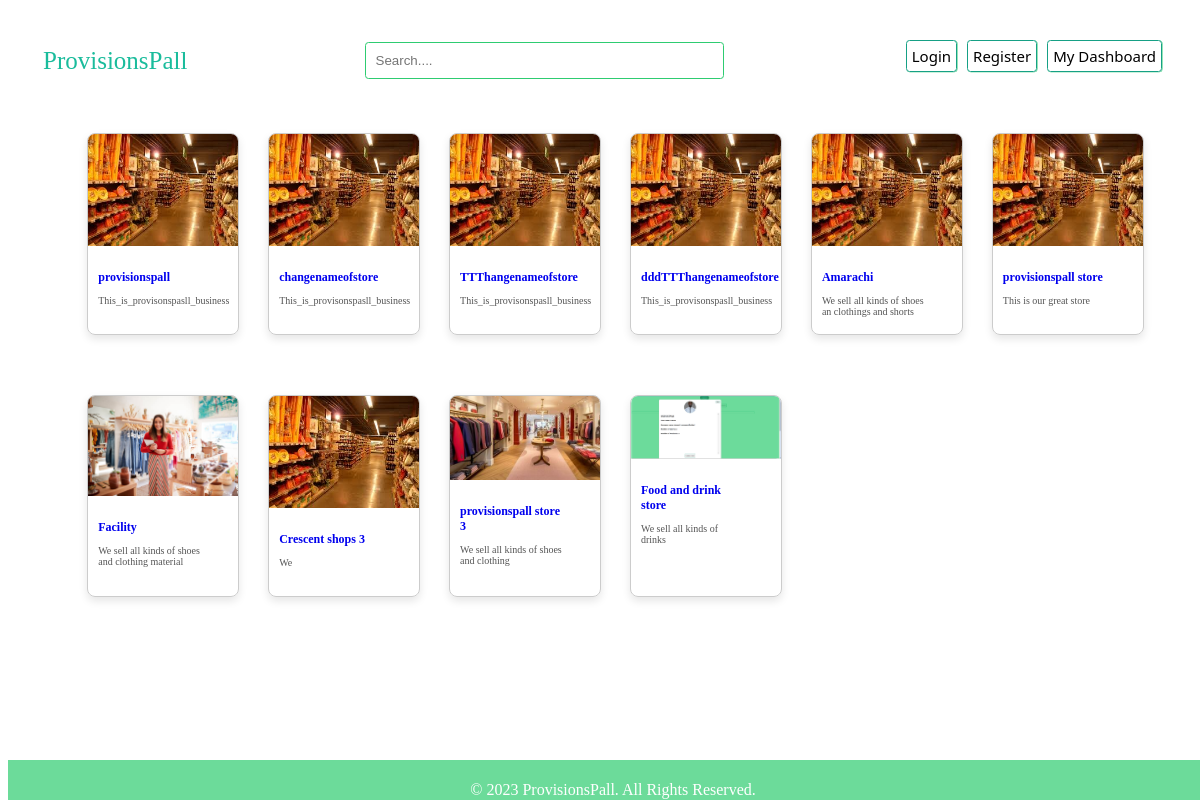
/market, run on an earlier commit of the app's database.
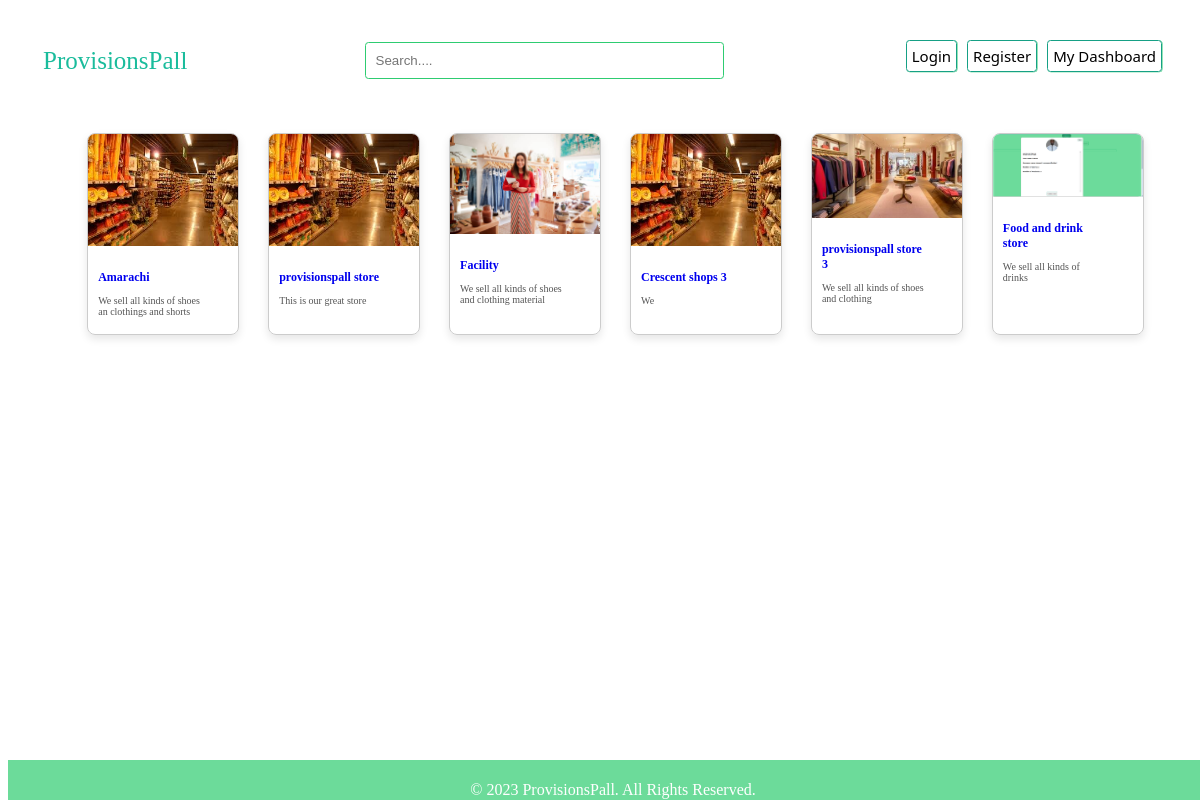
And on a later commit of the database.
### models/model.py (models this page shows, shortened)
class Store(db.Model):
    id = db.Column(db.Integer, primary_key=True)
    name = db.Column(db.String(50), unique=True, nullable=False)
    description = db.Column(db.Text, nullable=False)
    image = db.Column(db.String(150), nullable=True, default='img14')
    date_created = db.Column(db.DateTime, nullable=False,
                             default=datetime.utcnow)
    user_id = db.Column(db.Integer, db.ForeignKey('user.id'), nullable=False)
    addresses = db.relationship('Store_Address', backref='store', lazy=True, cascade='all, delete-orphan')
    products = db.relationship('Product', backref='store', lazy=True, cascade='all, delete-orphan')

### provisionspall_web/app.py (the view)
@app.route('/market', strict_slashes=False)
def market():
    store = db.session.query(Store).all()
    if not store:
        return "<h1>error getting page</h1>"
    user_id = session.get('user_id')
    if user_id:
        logged = True
    else:
        logged = False
    return render_template('marketplace.html',
                           stores=store,
                           cache_id=uuid.uuid4(),
                           logged=logged)

### provisionspall_web/templates/marketplace.html (shortened to what this page needs)
<!DOCTYPE html>
<html lang="en">
  <head>
    <link rel="stylesheet" type="text/css"
      href="../static/styles/dashboard-mobile.css?{{ cache_id }}">
    <link rel="stylesheet" type="text/css"
      href="../static/styles/dashboard.css?{{ cache_id }}">
    <link rel="stylesheet" type="text/css"
      href="../static/styles/marketplace.css?{{ cache_id }}">
  </head>
  <body>
    <section class="container">
      <a href="/market" class="login-link2">ProvisionsPall</a>
      <input type="text" id="searchBar" name="search_text" class="search_text"
        placeholder="Search...." value>
      {% if not logged %}
      <a href="/login" class="login-link style_button style_input bigDevice">Login</a>
      <a href="/register" class="login-link style_button style_input bigDevice">Register</a>
      {% endif %}
      <a href="/dashboard" class="login-link style_button style_input bigDevice">My
        Dashboard</a>
    </section>
    <div class="image-grid" data-cache="{{ cache_id }}">
      {% for store in stores %}
      <a href='/market/store/{{ store.id }}?{{ cache_id }}' class="card"
        data-id="{{ store.id }}">
        <img
          src="{{ url_for('static', filename='uploads/' + store.image) }}"
          alt="Store Image">
        <div class="card-content">
          <h2 class="card-title">{{ store.name }}</h2>
          <p class="card-description">{{ store.description }}</p>
        </div>
      </a>
      {% endfor %}
    </div>
    <div class="footer">
      <p>&copy; 2023 ProvisionsPall. All Rights Reserved.</p>
    </div>
  </body>
</html>

### provisionspall_web/static/styles/dashboard-mobile.css (style rules this page uses)
:root { --primary-color: #1abc9c; --secondary-color: #16a085; --accent-color: #2ecc71; }
.bigDevice { display: none; }
@media screen and (min-width: 500px) { .bigDevice { display: inline-flex; } }
.style_input { margin-bottom: 10px; margin-left: 10px; max-width: 400px; max-height: 150px; border-radius: 3.5px; border: 1px var(--accent-color) solid; padding: 5px; }
.login-link { text-decoration: none; color: inherit; }
.login-link2 { text-decoration: none; font-size: 15px; color: var(--primary-color); padding: 5px; }
.style_button { border-radius: 3.5px; border: 1px var(--secondary-color) solid; box-shadow: 0.5px 0.3px 0.1px var(--accent-color); }
.user_container button, .login-link, .submit_button, #close, #close2, #submit_store, #store { max-height: 30px; min-width: 20px; font-size: 10px; font-family: system-ui, -apple-system, BlinkMacSystemFont, 'Segoe UI', Roboto, Oxygen, Ubuntu, Cantarell, 'Open Sans', 'Helvetica Neue', sans-serif; font-weight: 15px; }

### provisionspall_web/static/styles/dashboard.css (style rules this page uses)
@media screen and (min-width: 1024px) { .login-link2 { font-size: 25px; } }
@media screen and (min-width: 1024px) { .user_container button, #store, .login-link, .submit_button, #close, #close2, #submit_store { max-height: 30px; min-height: 20px; min-width: 30px; font-size: 15px; font-weight: 20px; } }

### provisionspall_web/static/styles/marketplace.css (style rules this page uses)
:root { --primary-color: #1abc9c; --secondary-color: #16a085; --accent-color: #2ecc71; }
.card { border: 1px solid #ccc; border-radius: 8px; overflow: hidden; width: 150px; height: 200px; margin: 20px; text-decoration: none; box-shadow: 0 4px 8px rgba(0, 0, 0, 0.1); }
.card img { max-width: 150px; max-height: 150px; object-fit: cover; }
.card-content { padding: 10px; }
.card-title { font-size: 12px; width: 80%; margin-bottom: 2px; }
.card-description { color: #555; width: 80%; font-size: 10px; }
.container { display: flex; align-items: center; justify-content: space-between; padding: 20px; }
@media screen and (min-width: 500px) { .container { padding: 30px; } }
.login-link { text-decoration: none; color: inherit; }
#searchBar { padding: 10px; width: 30%; margin: 4px auto; text-align: left; border-radius: 3.5px; border: 1px var(--accent-color) solid; }
.footer { background-color: rgba(46, 204, 112, 0.7); color: white; padding: 5px; text-align: center; position: fixed; bottom: 0; width: 100%; height: 30px; backdrop-filter: blur(7px); -webkit-backdrop-filter: blur(7px); -moz-backdrop-filter: blur(7px); -o-backdrop-filter: blur(7px); }
.image-grid { display: grid; grid-template-columns: repeat(auto-fill, minmax(150px, 1fr)); gap: 20px; margin: auto; width: 90%; margin-bottom: 50px; }

What changed in the data, as far as the page shows it:
removed Store: image (picture), name "provisionspall", description "This_is_provisonspasll_business"
removed Store: image (picture), name "changenameofstore", description "This_is_provisonspasll_business"
removed Store: image (picture), name "TTThangenameofstore", description "This_is_provisonspasll_business"
removed Store: image (picture), name "dddTTThangenameofstore", description "This_is_provisonspasll_business"
